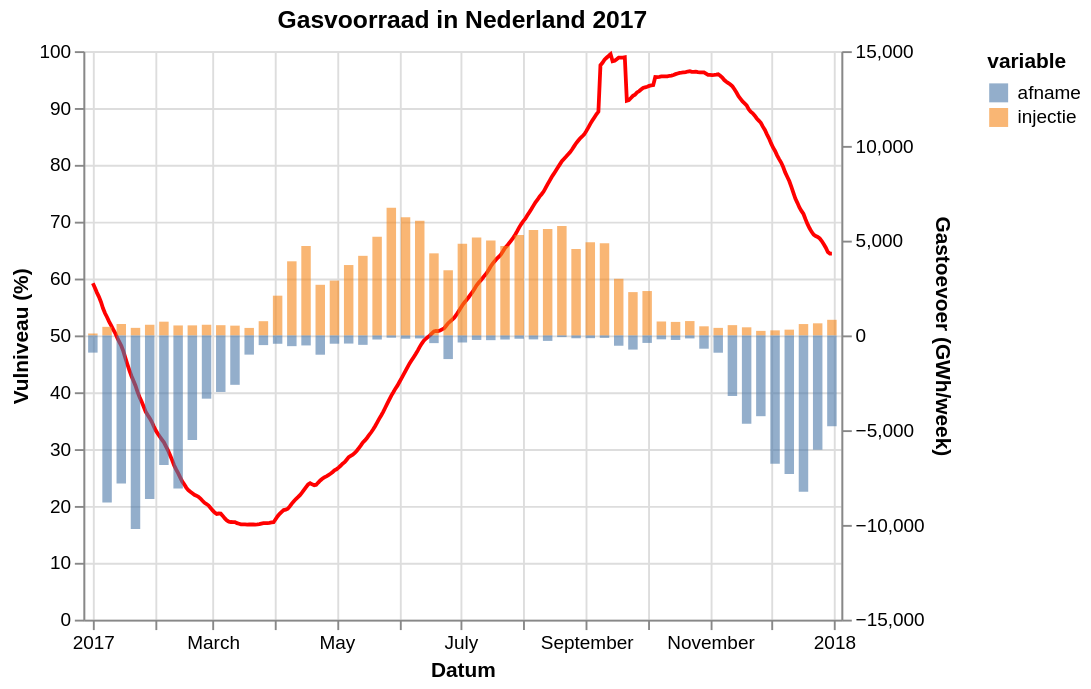

Write a Vega-Lite specification for this figure.
### Vega-Lite specification from a JSON file in a GitHub repository (floating-point values rounded to 4 significant figures; data arrays with more than 128 entries replaced by an {"elided": "..."} marker saying what was removed)
{"config": {"view": {"continuousWidth": 400, "continuousHeight": 300}}, "layer": [{"data": {"values": {"elided": "365 records"}}, "mark": {"type": "line", "color": "red"}, "encoding": {"tooltip": [{"field": "gasDayStart", "type": "temporal"}, {"field": "full", "type": "quantitative"}], "x": {"axis": {"title": "Datum"}, "field": "gasDayStart", "type": "temporal"}, "y": {"axis": {"title": "Vulniveau (%)"}, "field": "full", "scale": {"domain": [0, 100], "padding": 0}, "type": "quantitative"}}}, {"data": {"values": [{"gasDayStart": "2017-01-01T00:00:00", "variable": "injectie", "value": 101}, {"gasDayStart": "2017-01-08T00:00:00", "variable": "injectie", "value": 452}, {"gasDayStart": "2017-01-15T00:00:00", "variable": "injectie", "value": 604}, {"gasDayStart": "2017-01-22T00:00:00", "variable": "injectie", "value": 399}, {"gasDayStart": "2017-01-29T00:00:00", "variable": "injectie", "value": 563}, {"gasDayStart": "2017-02-05T00:00:00", "variable": "injectie", "value": 725}, {"gasDayStart": "2017-02-12T00:00:00", "variable": "injectie", "value": 526}, {"gasDayStart": "2017-02-19T00:00:00", "variable": "injectie", "value": 530}, {"gasDayStart": "2017-02-26T00:00:00", "variable": "injectie", "value": 563}, {"gasDayStart": "2017-03-05T00:00:00", "variable": "injectie", "value": 540}, {"gasDayStart": "2017-03-12T00:00:00", "variable": "injectie", "value": 516}, {"gasDayStart": "2017-03-19T00:00:00", "variable": "injectie", "value": 396}, {"gasDayStart": "2017-03-26T00:00:00", "variable": "injectie", "value": 751}, {"gasDayStart": "2017-04-02T00:00:00", "variable": "injectie", "value": 2097}, {"gasDayStart": "2017-04-09T00:00:00", "variable": "injectie", "value": 3911}, {"gasDayStart": "2017-04-16T00:00:00", "variable": "injectie", "value": 4716}, {"gasDayStart": "2017-04-23T00:00:00", "variable": "injectie", "value": 2672}, {"gasDayStart": "2017-04-30T00:00:00", "variable": "injectie", "value": 2893}, {"gasDayStart": "2017-05-07T00:00:00", "variable": "injectie", "value": 3714}, {"gasDayStart": "2017-05-14T00:00:00", "variable": "injectie", "value": 4200}, {"gasDayStart": "2017-05-21T00:00:00", "variable": "injectie", "value": 5209}, {"gasDayStart": "2017-05-28T00:00:00", "variable": "injectie", "value": 6737}, {"gasDayStart": "2017-06-04T00:00:00", "variable": "injectie", "value": 6240}, {"gasDayStart": "2017-06-11T00:00:00", "variable": "injectie", "value": 6046}, {"gasDayStart": "2017-06-18T00:00:00", "variable": "injectie", "value": 4331}, {"gasDayStart": "2017-06-25T00:00:00", "variable": "injectie", "value": 3438}, {"gasDayStart": "2017-07-02T00:00:00", "variable": "injectie", "value": 4832}, {"gasDayStart": "2017-07-09T00:00:00", "variable": "injectie", "value": 5165}, {"gasDayStart": "2017-07-16T00:00:00", "variable": "injectie", "value": 5007}, {"gasDayStart": "2017-07-23T00:00:00", "variable": "injectie", "value": 4712}, {"gasDayStart": "2017-07-30T00:00:00", "variable": "injectie", "value": 5300}, {"gasDayStart": "2017-08-06T00:00:00", "variable": "injectie", "value": 5562}, {"gasDayStart": "2017-08-13T00:00:00", "variable": "injectie", "value": 5619}, {"gasDayStart": "2017-08-20T00:00:00", "variable": "injectie", "value": 5772}, {"gasDayStart": "2017-08-27T00:00:00", "variable": "injectie", "value": 4558}, {"gasDayStart": "2017-09-03T00:00:00", "variable": "injectie", "value": 4916}, {"gasDayStart": "2017-09-10T00:00:00", "variable": "injectie", "value": 4863}, {"gasDayStart": "2017-09-17T00:00:00", "variable": "injectie", "value": 2989}, {"gasDayStart": "2017-09-24T00:00:00", "variable": "injectie", "value": 2285}, {"gasDayStart": "2017-10-01T00:00:00", "variable": "injectie", "value": 2342}, {"gasDayStart": "2017-10-08T00:00:00", "variable": "injectie", "value": 735}, {"gasDayStart": "2017-10-15T00:00:00", "variable": "injectie", "value": 713}, {"gasDayStart": "2017-10-22T00:00:00", "variable": "injectie", "value": 757}, {"gasDayStart": "2017-10-29T00:00:00", "variable": "injectie", "value": 481}, {"gasDayStart": "2017-11-05T00:00:00", "variable": "injectie", "value": 398}, {"gasDayStart": "2017-11-12T00:00:00", "variable": "injectie", "value": 543}, {"gasDayStart": "2017-11-19T00:00:00", "variable": "injectie", "value": 428}, {"gasDayStart": "2017-11-26T00:00:00", "variable": "injectie", "value": 240}, {"gasDayStart": "2017-12-03T00:00:00", "variable": "injectie", "value": 267}, {"gasDayStart": "2017-12-10T00:00:00", "variable": "injectie", "value": 304}, {"gasDayStart": "2017-12-17T00:00:00", "variable": "injectie", "value": 600}, {"gasDayStart": "2017-12-24T00:00:00", "variable": "injectie", "value": 639}, {"gasDayStart": "2017-12-31T00:00:00", "variable": "injectie", "value": 824}, {"gasDayStart": "2017-01-01T00:00:00", "variable": "afname", "value": -908}, {"gasDayStart": "2017-01-08T00:00:00", "variable": "afname", "value": -8812}, {"gasDayStart": "2017-01-15T00:00:00", "variable": "afname", "value": -7815}, {"gasDayStart": "2017-01-22T00:00:00", "variable": "afname", "value": -10218}, {"gasDayStart": "2017-01-29T00:00:00", "variable": "afname", "value": -8634}, {"gasDayStart": "2017-02-05T00:00:00", "variable": "afname", "value": -6843}, {"gasDayStart": "2017-02-12T00:00:00", "variable": "afname", "value": -8078}, {"gasDayStart": "2017-02-19T00:00:00", "variable": "afname", "value": -5522}, {"gasDayStart": "2017-02-26T00:00:00", "variable": "afname", "value": -3338}, {"gasDayStart": "2017-03-05T00:00:00", "variable": "afname", "value": -2984}, {"gasDayStart": "2017-03-12T00:00:00", "variable": "afname", "value": -2607}, {"gasDayStart": "2017-03-19T00:00:00", "variable": "afname", "value": -1014}, {"gasDayStart": "2017-03-26T00:00:00", "variable": "afname", "value": -511}, {"gasDayStart": "2017-04-02T00:00:00", "variable": "afname", "value": -441}, {"gasDayStart": "2017-04-09T00:00:00", "variable": "afname", "value": -567}, {"gasDayStart": "2017-04-16T00:00:00", "variable": "afname", "value": -529}, {"gasDayStart": "2017-04-23T00:00:00", "variable": "afname", "value": -1018}, {"gasDayStart": "2017-04-30T00:00:00", "variable": "afname", "value": -438}, {"gasDayStart": "2017-05-07T00:00:00", "variable": "afname", "value": -430}, {"gasDayStart": "2017-05-14T00:00:00", "variable": "afname", "value": -498}, {"gasDayStart": "2017-05-21T00:00:00", "variable": "afname", "value": -217}, {"gasDayStart": "2017-05-28T00:00:00", "variable": "afname", "value": -121}, {"gasDayStart": "2017-06-04T00:00:00", "variable": "afname", "value": -174}, {"gasDayStart": "2017-06-11T00:00:00", "variable": "afname", "value": -159}, {"gasDayStart": "2017-06-18T00:00:00", "variable": "afname", "value": -407}, {"gasDayStart": "2017-06-25T00:00:00", "variable": "afname", "value": -1248}, {"gasDayStart": "2017-07-02T00:00:00", "variable": "afname", "value": -373}, {"gasDayStart": "2017-07-09T00:00:00", "variable": "afname", "value": -239}, {"gasDayStart": "2017-07-16T00:00:00", "variable": "afname", "value": -251}, {"gasDayStart": "2017-07-23T00:00:00", "variable": "afname", "value": -218}, {"gasDayStart": "2017-07-30T00:00:00", "variable": "afname", "value": -176}, {"gasDayStart": "2017-08-06T00:00:00", "variable": "afname", "value": -210}, {"gasDayStart": "2017-08-13T00:00:00", "variable": "afname", "value": -289}, {"gasDayStart": "2017-08-20T00:00:00", "variable": "afname", "value": -88}, {"gasDayStart": "2017-08-27T00:00:00", "variable": "afname", "value": -151}, {"gasDayStart": "2017-09-03T00:00:00", "variable": "afname", "value": -145}, {"gasDayStart": "2017-09-10T00:00:00", "variable": "afname", "value": -130}, {"gasDayStart": "2017-09-17T00:00:00", "variable": "afname", "value": -545}, {"gasDayStart": "2017-09-24T00:00:00", "variable": "afname", "value": -748}, {"gasDayStart": "2017-10-01T00:00:00", "variable": "afname", "value": -396}, {"gasDayStart": "2017-10-08T00:00:00", "variable": "afname", "value": -207}, {"gasDayStart": "2017-10-15T00:00:00", "variable": "afname", "value": -240}, {"gasDayStart": "2017-10-22T00:00:00", "variable": "afname", "value": -159}, {"gasDayStart": "2017-10-29T00:00:00", "variable": "afname", "value": -701}, {"gasDayStart": "2017-11-05T00:00:00", "variable": "afname", "value": -913}, {"gasDayStart": "2017-11-12T00:00:00", "variable": "afname", "value": -3196}, {"gasDayStart": "2017-11-19T00:00:00", "variable": "afname", "value": -4666}, {"gasDayStart": "2017-11-26T00:00:00", "variable": "afname", "value": -4263}, {"gasDayStart": "2017-12-03T00:00:00", "variable": "afname", "value": -6774}, {"gasDayStart": "2017-12-10T00:00:00", "variable": "afname", "value": -7316}, {"gasDayStart": "2017-12-17T00:00:00", "variable": "afname", "value": -8248}, {"gasDayStart": "2017-12-24T00:00:00", "variable": "afname", "value": -6031}, {"gasDayStart": "2017-12-31T00:00:00", "variable": "afname", "value": -4798}]}, "mark": {"type": "bar", "binSpacing": 0, "opacity": 0.6}, "encoding": {"color": {"field": "variable", "type": "nominal"}, "tooltip": [{"field": "gasDayStart", "type": "temporal"}, {"field": "variable", "type": "nominal"}, {"field": "value", "type": "quantitative"}], "x": {"axis": {"title": "Datum"}, "field": "gasDayStart", "scale": {"domain": ["2017-01-01", "2017-12-31"]}, "type": "temporal"}, "y": {"axis": {"title": "Gastoevoer (GWh/week)"}, "field": "value", "scale": {"domain": [-15000, 15000], "padding": 0}, "type": "quantitative"}}}], "resolve": {"scale": {"y": "independent"}}, "title": "Gasvoorraad in Nederland 2017", "$schema": "https://vega.github.io/schema/vega-lite/v5.json", "data": {"values": {"elided": "365 records"}}}
